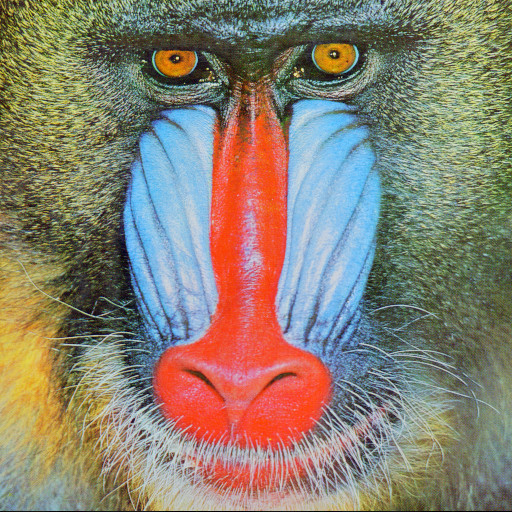
#> input picture baboon.jpg, 512 x 512 px
$ python main.py
#> lines starting #> are read from the running program, lines starting #| are printed output that depends on the picture
import cv2
import numpy as np

# Carregar a imagem
imagem = cv2.imread('baboon.jpg')
#> imagem is the input picture: shape (512, 512, 3); mean B, G, R 113.1, 128.9, 137.4

# Dividir a imagem em canais RGB
canal_azul, canal_verde, canal_vermelho = cv2.split(imagem)
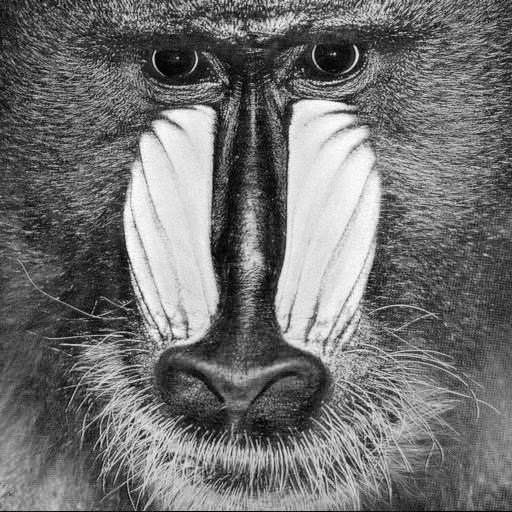
#> canal_azul: shape (512, 512); min 0, max 255, mean 113.1
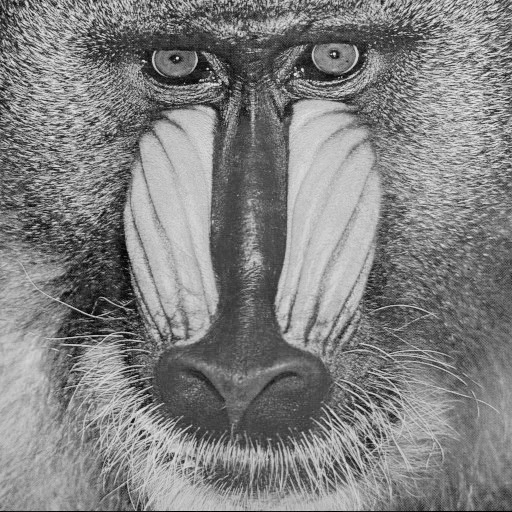
#> canal_verde: shape (512, 512); min 0, max 238, mean 128.9
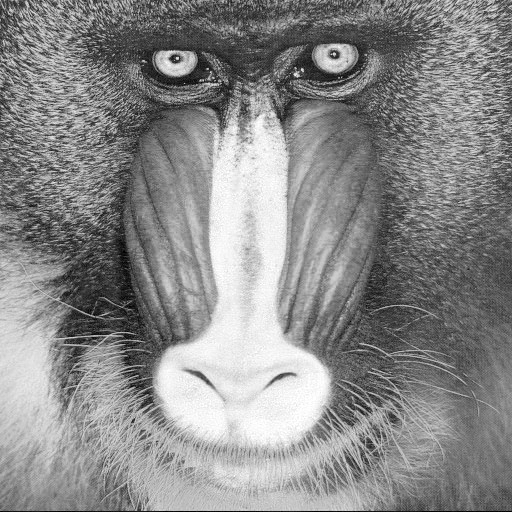
#> canal_vermelho: shape (512, 512); min 0, max 255, mean 137.4

# Calcular a média dos pixels em cada canal RGB
media_R = np.mean(canal_vermelho)
#> media_R = 137.4
media_G = np.mean(canal_verde)
#> media_G = 128.9
media_B = np.mean(canal_azul)
#> media_B = 113.1

# Converter a imagem para o modelo de cores CMY
imagem_cmy = 255 - imagem
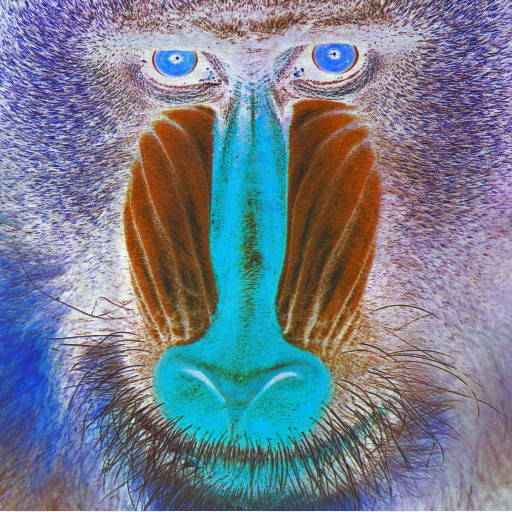
#> imagem_cmy: shape (512, 512, 3); mean B, G, R 141.9, 126.1, 117.6

# Dividir a imagem CMY em canais
canal_ciano, canal_magenta, canal_amarelo = cv2.split(imagem_cmy)
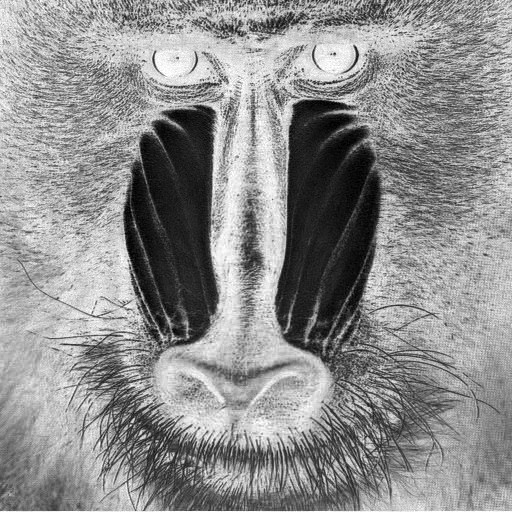
#> canal_ciano: shape (512, 512); min 0, max 255, mean 141.9
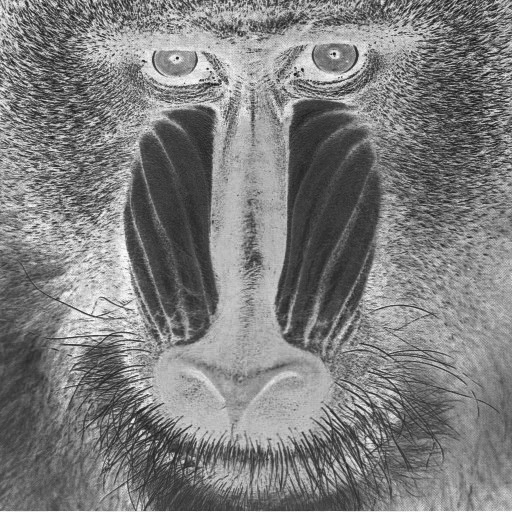
#> canal_magenta: shape (512, 512); min 17, max 255, mean 126.1
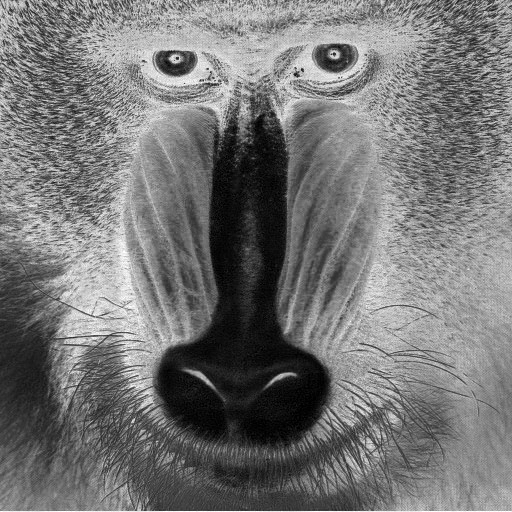
#> canal_amarelo: shape (512, 512); min 0, max 255, mean 117.6

# Calcular a média dos pixels em cada canal CMY
media_C = np.mean(canal_ciano)
#> media_C = 141.9
media_M = np.mean(canal_magenta)
#> media_M = 126.1
media_Y = np.mean(canal_amarelo)
#> media_Y = 117.6

# Exibir os resultados
print(f'Média R: {media_R:.2f}')
#| Média R: 137.39
print(f'Média G: {media_G:.2f}')
#| Média G: 128.87
print(f'Média B: {media_B:.2f}')
#| Média B: 113.13
print(f'Média C: {media_C:.2f}')
#| Média C: 141.87
print(f'Média M: {media_M:.2f}')
#| Média M: 126.13
print(f'Média Y: {media_Y:.2f}')
#| Média Y: 117.61
